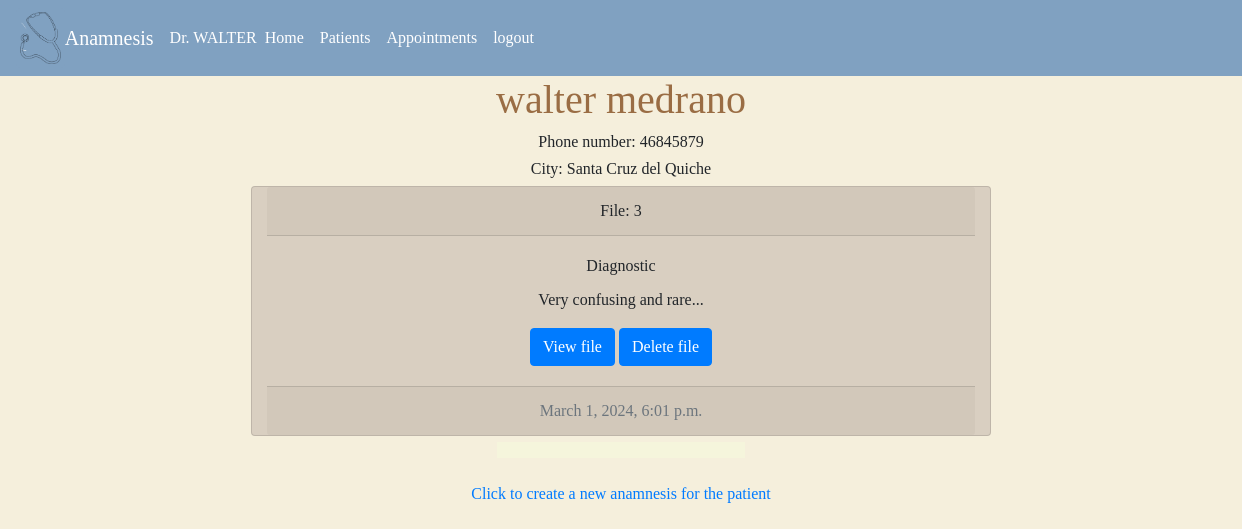
The page /file/6 (signed in) on the database as committed earlier.
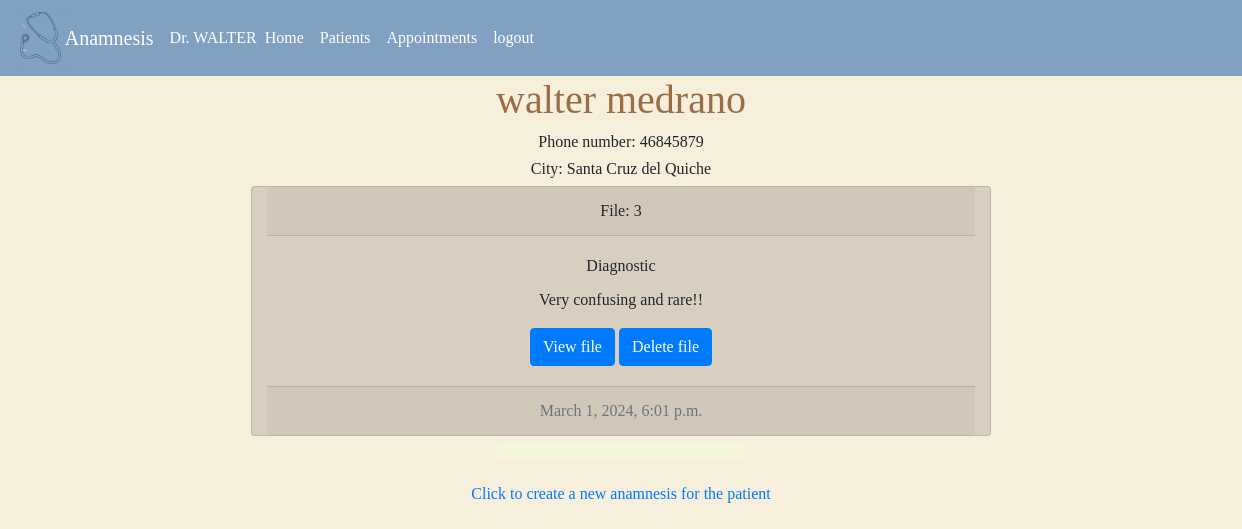
The same page on the database as committed later.
### anamnesis/models.py (models this page shows, shortened)
class User(AbstractUser):
    pass

class Patient(models.Model):
    doctor = models.ForeignKey(User, on_delete=models.CASCADE, blank=True, null=True, related_name="patients")
    name = models.CharField(max_length=25, blank=True)
    lastname = models.CharField(max_length=25, blank=True)
    address = models.CharField(max_length=50, blank=True, null=True)
    city = models.CharField(max_length=30, blank=True, null=True)
    state = models.CharField(max_length=20, blank=True, null=True)
    phonenumber = models.CharField(max_length=15, blank=True, null=True)
    date = models.DateTimeField(null=True)

class Patienthistory(models.Model):
    patient = models.ForeignKey(Patient, on_delete=models.CASCADE, blank=True, null=True, related_name="patient_history")
    date = models.DateTimeField() #date the file was created
    diagnostic =models.CharField(max_length=500, blank=True, null=True)
    history =models.CharField(max_length=500, blank=True, null=True) # Explanation of the symptoms
    prescription = models.CharField(max_length=500, blank=True, null=True)
    visit = models.CharField(max_length=30, blank=True, null=True) # Reason the patient is visiting
    nextappointment = models.DateTimeField(null=True, blank=True)

### anamnesis/views.py (the view, shortened to what this page needs)
# urls.py: path("file/<int:patient_id>", views.file, name="file"), #pull a patien file
def file(request, patient_id):
    if request.method == "GET":
        patient = Patient.objects.get(pk=patient_id)
        files = Patienthistory.objects.filter(patient_id=patient_id)
        paginator = Paginator(files, 10) #show 10 posts per page
        page_number = request.GET.get('page')
        page_obj = paginator.get_page(page_number)
        return render(request, "anamnesis/patientFile.html", {
            "patient": patient,
            "files": page_obj,
        })

### anamnesis/templates/anamnesis/patientFile.html (shortened to what this page needs)
{% extends "anamnesis/layout.html" %}
{% load static %}
{% block body %}
    {% if user.is_authenticated %}
        <div class="container">
            <div style="text-align: center;">
                <h1 >{{patient.name}} {{patient.lastname}}</h1>
                <h6>Phone number: {{patient.phonenumber}}</h6>
                <h6>City: {{patient.city}}</h6>
            </div>
        {% for file in files %}
            <div class="card col-sm-8 container text-center ">
                <div class="card-header">
                    File: {{file.id}}
                </div>
                <div class="card-body">
                    <h6 class="card-title">Diagnostic</h6>
                    <p class="card-text">{{file.diagnostic}}</p>
                    <a href="{% url 'fileview' file_id=file.id %}" class="btn btn-primary">View file</a>
                    <a href="{% url 'deletefile' file_id=file.id patient_id=patient.id %}" class="btn btn-primary">Delete file</a>
                </div>
                <div class="card-footer text-muted">
                {{file.date}}
                </div>
            </div>
        {% endfor %}
            <div class="container w-25">
                <nav aria-label="Page navigation" id="pagination" style="background-color: beige;">
                </nav>
            </div>
            <div class="mt-4 d-flex flex-md-row justify-content-center" id="clickallpatients">
                <a href="{% url 'history' patient_id=patient.id %}" id="">Click to create a new anamnesis for the patient</a>
            </div>
        </div>
    {% else %}
    <h4>403. You do not have access</h4>
    {% endif %}
{% endblock %}

### anamnesis/templates/anamnesis/layout.html (shortened to what this page needs)
{% load static %}
<!DOCTYPE html>
<html lang="en">
    <head>
        <link rel="stylesheet" href="https://stackpath.bootstrapcdn.com/bootstrap/4.4.1/css/bootstrap.min.css">
        <link href="{% static 'anamnesis/styles.css' %}" rel="stylesheet">
    </head>
    <body>
        {% if user.is_authenticated %}
            <nav class="navbar navbar-expand-lg navbar-dark">
                <img src="{% static 'anamnesis/images/stethoscope.png' %}" alt="stethoscope" class="img-thumbnail text-center imageNav"> <a class="navbar-brand" href="{% url 'index' %}">Anamnesis</a><a class="nav-item" >Dr. {{request.user | upper}}</a>
                <div class="collapse navbar-collapse" id="navbarSupportedContent">
                    <ul class="navbar-nav mr-auto">
                        <li class="nav-item active">
                            <a class="nav-link" href="{% url 'index' %}">Home</a>
                        </li>
                        <li class="nav-item active">
                            <a class="nav-link" href="{% url 'patient' %}">Patients</a>
                        </li>
                        <li class="nav-item active">
                            <a class="nav-link" href="{% url 'appointments' %}">Appointments</a>
                        </li>
                        <li class="nav-item active">
                            <a class="nav-link" href="{% url 'logout' %}">logout</a>
                        </li>
                    </ul>
                </div>
            </nav>
        {% endif %}
        {% block body %}
        {% endblock %}
</html>

### anamnesis/static/anamnesis/styles.css (style rules this page uses)
body { position: relative; background-color: rgb(245, 239, 220); font-family: "Calibri"; }
.card { margin-top: 8px; margin-bottom: 6px; background-color: #d9cfc1; }
h1 { color: #9a6d44; }
.imageNav { background-color: rgb(128, 161, 193); border: none; width:auto; height: 60px; }
#pagination { background-color: rgb(245, 239, 220); }
nav { width: 100%; box-sizing: content-box; overflow: scroll; background-color: rgb(128, 161, 193); color: white; }
ul { list-style-type: none; }

Rows that differ between the two databases and show on the page:
changed Patienthistory id 3: diagnostic "Very confusing and rare..." → "Very confusing and rare!!"
